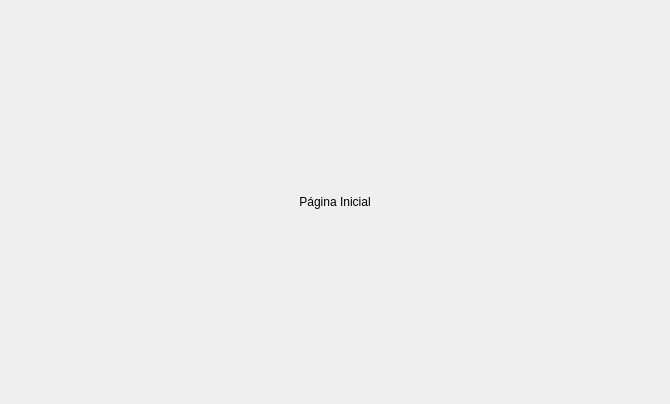
<?xml version="1.0" encoding="UTF-8"?>
<ui version="4.0">
 <class>application_pages</class>
 <widget class="QStackedWidget" name="application_pages">
  <property name="geometry">
   <rect>
    <x>0</x>
    <y>0</y>
    <width>670</width>
    <height>404</height>
   </rect>
  </property>
  <property name="windowTitle">
   <string>StackedWidget</string>
  </property>
  <widget class="QWidget" name="page_1">
   <layout class="QVBoxLayout" name="verticalLayout">
    <item>
     <widget class="QLabel" name="label_3">
      <property name="text">
       <string>Página Inicial</string>
      </property>
      <property name="alignment">
       <set>Qt::AlignCenter</set>
      </property>
     </widget>
    </item>
   </layout>
  </widget>
  <widget class="QWidget" name="page_2">
   <layout class="QVBoxLayout" name="verticalLayout_2">
    <item>
     <widget class="QLabel" name="label_2">
      <property name="text">
       <string>Página 2</string>
      </property>
      <property name="alignment">
       <set>Qt::AlignCenter</set>
      </property>
     </widget>
    </item>
   </layout>
  </widget>
  <widget class="QWidget" name="page_3">
   <layout class="QVBoxLayout" name="verticalLayout_3">
    <item>
     <widget class="QLabel" name="label">
      <property name="text">
       <string>Página 3</string>
      </property>
      <property name="alignment">
       <set>Qt::AlignCenter</set>
      </property>
     </widget>
    </item>
   </layout>
  </widget>
 </widget>
 <resources/>
 <connections/>
</ui>
